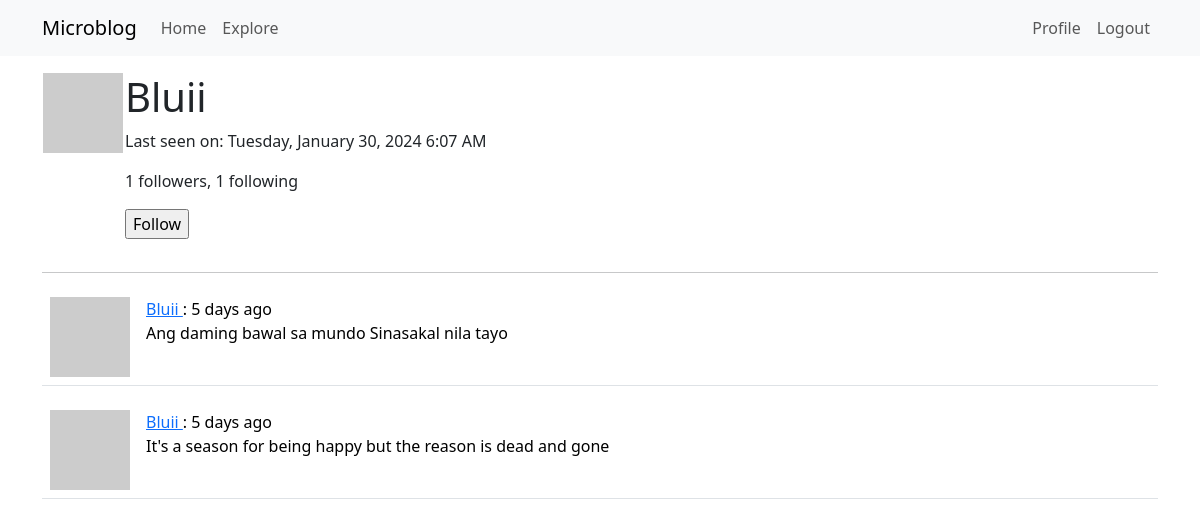
/user/Bluii (signed in), run on an earlier commit of the app's database.
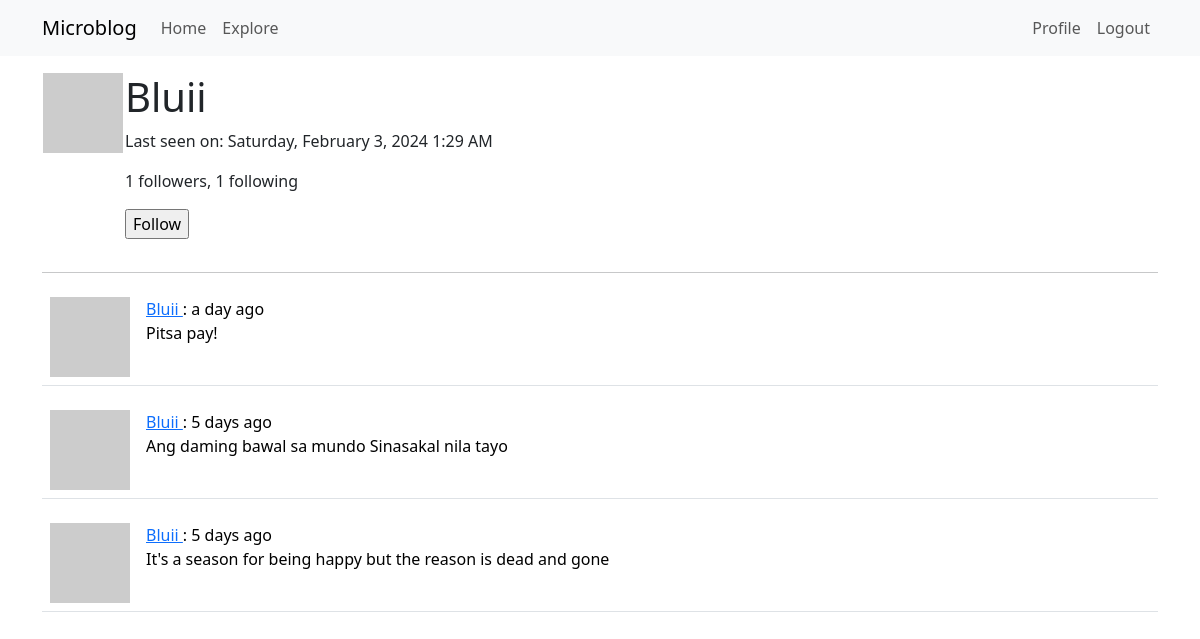
And on a later commit of the database.
### app/models.py (models this page shows, shortened)
class User(UserMixin, db.Model):
    id: so.Mapped[int] = so.mapped_column(primary_key=True)
    username: so.Mapped[str] = so.mapped_column(sa.String(64), index=True, unique=True)
    email: so.Mapped[str] = so.mapped_column(sa.String(120), index=True, unique=True)
    password_hash: so.Mapped[Optional[str]] = so.mapped_column(sa.String(256))
    posts: so.WriteOnlyMapped['Post'] = so.relationship(back_populates='author')
    about_me: so.Mapped[Optional[str]] = so.mapped_column(sa.String(140))
    last_seen: so.Mapped[Optional[datetime]] = so.mapped_column(default=lambda: datetime.now(timezone.utc))
    following: so.WriteOnlyMapped['User'] = so.relationship(secondary=followers, primaryjoin=(followers.c.follower_id == id),
                                                            secondaryjoin=(followers.c.followed_id == id),
                                                            back_populates='followers')
    followers: so.WriteOnlyMapped['User'] = so.relationship(secondary=followers, primaryjoin=(followers.c.followed_id == id),
                                                            secondaryjoin=(followers.c.follower_id == id),
                                                            back_populates='following')
    def avatar(self, size):
        digest = md5(self.email.lower().encode('utf-8')).hexdigest()
        return f'https://www.gravatar.com/avatar/{digest}?d=identicon&s={size}'
    def is_following(self, user):
        query = self.following.select().where(User.id == user.id)
        return db.session.scalar(query) is not None
    def followers_count(self):
        query = sa.select(sa.func.count()).select_from(self.followers.select().subquery())
        return db.session.scalar(query)
    def following_count(self):
        query = sa.select(sa.func.count()).select_from(self.following.select().subquery())
        return db.session.scalar(query)

class Post(db.Model):
    id: so.Mapped[int] = so.mapped_column(primary_key=True)
    body: so.Mapped[str] = so.mapped_column(sa.String(140))
    timestamp: so.Mapped[datetime] = so.mapped_column(index=True, default=lambda: datetime.now(timezone.utc))
    user_id: so.Mapped[int] = so.mapped_column(sa.ForeignKey(User.id), index=True)
    author: so.Mapped[User] = so.relationship(back_populates='posts')
    @login.user_loader
    def load_user(id):
        return db.session.get(User, int(id))

### app/routes.py (the view)
@app.route('/user/<username>')
@login_required
def user(username):
    user = db.first_or_404(sa.select(User).where(User.username == username))
    page = request.args.get('page', 1, type=int)
    query = user.posts.select().order_by(Post.timestamp.desc())
    posts = db.paginate(query, page=page, per_page=app.config['POSTS_PER_PAGE'], error_out=False)
    next_url = url_for('user', username=user.username, page=posts.next_num)\
        if posts.has_next else None
    prev_url = url_for('user', username=user.username, page=posts.prev_num)\
        if posts.has_prev else None
    form = EmptyForm()
    return render_template('user.html', user=user, posts=posts.items, next_url=next_url, prev_url=prev_url, form=form)

### app/forms.py
class EmptyForm(FlaskForm):
    submit = SubmitField('Submit')

### app/routes.py (called while the page is built)
@app.before_request
def before_request():
    if current_user.is_authenticated:
        current_user.last_seen = datetime.now(timezone.utc)
        db.session.commit()

### app/templates/user.html (shortened to what this page needs)
{% extends "base.html" %}
{% block content %}
    <table>
        <tr valign="top">
            <td><img src="{{ user.avatar(128) }}"></td>
            <td>
                <h1>{{ user.username }}</h1>
                {% if user.last_seen %}<p>Last seen on: {{ moment(user.last_seen).format('LLLL') }}</p>{% endif %}
                <p>{{ user.followers_count() }} followers, {{ user.following_count() }} following</p>
                {% if user == current_user %}
                <p><a href="{{ url_for('edit_profile') }}">Edit profile</a></p>
                {% elif not current_user.is_following(user) %}
                <p>
                    <form action="{{ url_for('follow', username=user.username) }}" method="post">
                        {{ form.submit(value='Follow') }}
                    </form>
                </p>
                {% endif %}
            </td>
        </tr>
    </table>
    <hr>
    {% for post in posts %}
        {% include '_post.html' %}
    {% endfor %}
{% endblock %}

### app/templates/_post.html
<table class="table table-hover">
    <tr>
        <td width="50px">
            <a href="{{ url_for('user', username=post.author.username) }}">
                <img src="{{ post.author.avatar(50) }}" />
            </a>
        </td>
        <td>
            <a href="{{ url_for('user', username=post.author.username) }}">
                {{ post.author.username }}
            </a>
            :   {{ moment(post.timestamp).fromNow() }}
            <br>
            {{ post.body }}
        </td>
    </tr>
</table>

What changed in the data, as far as the page shows it:
changed User "Bluii": last_seen "Tuesday, January 30, 2024 6:07 AM" → "Saturday, February 3, 2024 1:29 AM"
added Post: author.username "Bluii", timestamp "a day ago", body "Pitsa pay!"
